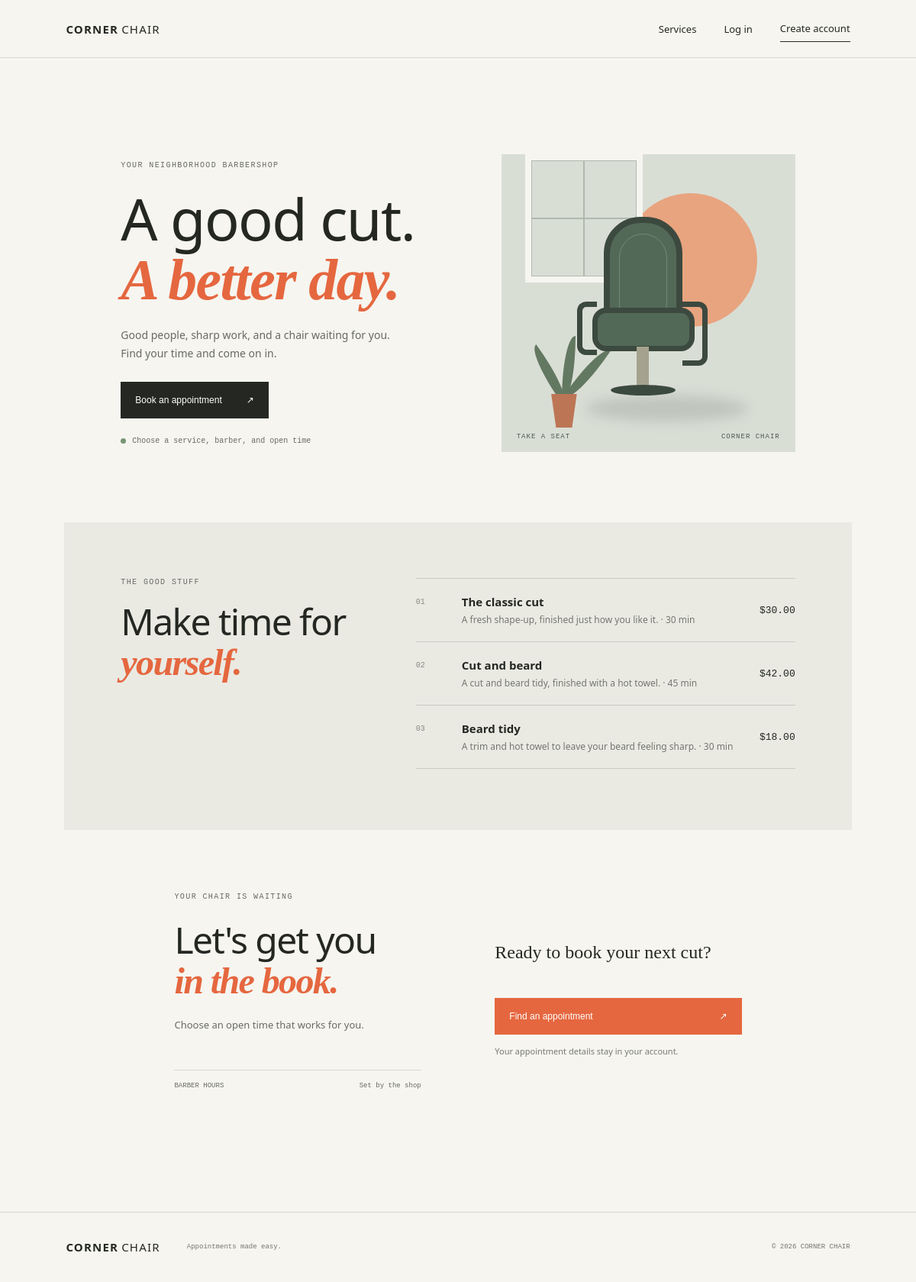
The page / on the database its author committed.
### tables this page shows
CREATE TABLE IF NOT EXISTS services (
	id BIGINT UNSIGNED NOT NULL AUTO_INCREMENT,
	name VARCHAR(120) NOT NULL,
	description VARCHAR(500) NOT NULL DEFAULT '',
	price DECIMAL(10, 2) NOT NULL,
	duration_minutes SMALLINT UNSIGNED NOT NULL,
	is_active TINYINT(1) NOT NULL DEFAULT 1,
	created_at TIMESTAMP NOT NULL DEFAULT CURRENT_TIMESTAMP,
	PRIMARY KEY (id),
	UNIQUE KEY uq_services_name (name),
	CHECK (price >= 0),
	CHECK (duration_minutes > 0)
);

### src/config.php (called while the page is built, shortened)
<?php
function db(): PDO
{
	$connection = new PDO(
		'mysql:host=' . DB_HOST . ';dbname=' . DB_NAME . ';charset=utf8mb4',
		DB_USER,
		DB_PASS,
		[
			PDO::ATTR_ERRMODE => PDO::ERRMODE_EXCEPTION,
			PDO::ATTR_DEFAULT_FETCH_MODE => PDO::FETCH_ASSOC,
			PDO::ATTR_EMULATE_PREPARES => false,
		]
	);
	return $connection;
}

### index.php (the view, shortened to what this page needs)
<?php
require_once __DIR__ . '/src/helpers.php';
$services = db()->query('SELECT name, description, price, duration_minutes FROM services WHERE is_active = 1 ORDER BY id')->fetchAll();
page_start('Your neighborhood barbershop');
?>
<section class="hero hero-home" id="home">
    <div class="hero-copy">
        <p class="eyebrow">YOUR NEIGHBORHOOD BARBERSHOP</p>
        <h1>A good cut.<br><em>A better day.</em></h1>
        <p class="hero-description">Good people, sharp work, and a chair waiting for you. Find your time and come on in.</p>
        <a class="button button-dark" href="<?= current_user() ? 'book_appointment.php' : 'register.php' ?>">Book an appointment <span aria-hidden="true">↗</span></a>
        <p class="walk-ins"><span class="status-dot"></span> Choose a service, barber, and open time</p>
    </div>
    <div class="hero-art" role="img" aria-label="Illustration of a barber chair in a neighborhood barbershop">
        <div class="sun-disc"></div><div class="window-frame"><span></span><span></span><span></span><span></span></div>
        <div class="plant"><i></i><i></i><i></i><b></b></div><div class="chair-shadow"></div>
        <div class="barber-chair"><div class="chair-back"></div><div class="chair-seat"></div><div class="chair-arm"></div><div class="chair-post"></div><div class="chair-base"></div></div>
        <div class="art-caption">TAKE A SEAT <span>CORNER CHAIR</span></div>
    </div>
</section>
<section class="details" id="services">
    <div class="section-heading"><p class="eyebrow">THE GOOD STUFF</p><h2>Make time for<br><em>yourself.</em></h2></div>
    <div class="service-list">
        <?php if ($services === []): ?>
            <p class="empty-state">Services are being updated. Please check back soon.</p>
        <?php else: ?>
            <?php foreach ($services as $index => $service): ?>
                <article class="service-row">
                    <span class="service-number"><?= h(str_pad((string) ($index + 1), 2, '0', STR_PAD_LEFT)) ?></span>
                    <div><h3><?= h($service['name']) ?></h3><p><?= h($service['description']) ?> · <?= (int) $service['duration_minutes'] ?> min</p></div>
                    <strong>$<?= h(number_format((float) $service['price'], 2)) ?></strong>
                </article>
            <?php endforeach; ?>
        <?php endif; ?>
    </div>
</section>
<section class="booking" id="about">
    <div class="booking-intro"><p class="eyebrow">YOUR CHAIR IS WAITING</p><h2>Let's get you<br><em>in the book.</em></h2><p>Choose an open time that works for you.</p><div class="shop-hours"><span>BARBER HOURS</span><span>Set by the shop</span></div></div>
    <div class="booking-form intro-actions"><p>Ready to book your next cut?</p><a class="button button-orange" href="<?= current_user() ? 'book_appointment.php' : 'register.php' ?>">Find an appointment <span aria-hidden="true">↗</span></a><p class="form-note">Your appointment details stay in your account.</p></div>
</section>
<?php page_end(); ?>

### src/helpers.php (shortened to what this page needs)
<?php
require_once __DIR__ . '/config.php';
function h(mixed $value): string
{
    return htmlspecialchars((string) $value, ENT_QUOTES | ENT_SUBSTITUTE, 'UTF-8');
}
function current_user(): ?array
{
    static $checked = false;
    static $user = null;
    if ($checked) {
        return $user;
    }
    $checked = true;
    $sessionUser = $_SESSION['user'] ?? null;
    if (!is_array($sessionUser) || !isset($sessionUser['id'])) {
        return null;
    }
    $query = db()->prepare('SELECT id, name, email, role FROM users WHERE id = ? AND is_active = 1 LIMIT 1');
    $query->execute([(int) $sessionUser['id']]);
    $user = $query->fetch() ?: null;
    return $user;
}
function page_start(string $title): void
{
    $user = current_user();
    ?>
    <!doctype html>
    <html lang="en">
    <head>
        <link rel="stylesheet" href="public/styles.css">
    </head>
    <body>
    <header class="site-header">
        <a class="brand" href="index.php">CORNER<span>CHAIR</span></a>
        <nav aria-label="Main navigation">
            <a href="index.php#services">Services</a>
            <?php if ($user === null): ?>
                <a href="login.php">Log in</a>
                <a class="nav-book" href="register.php">Create account</a>
            <?php endif; ?>
        </nav>
    </header>
    <main class="page-main">
    <?php
}
function page_end(): void
{
    ?>
    </main>
    <footer><a class="brand" href="index.php">CORNER<span>CHAIR</span></a><p>Appointments made easy.</p><span>© <?= date('Y') ?> CORNER CHAIR</span></footer>
    </body>
    </html>
    <?php
}

### rows shown on the page
services: index "01", name "The classic cut", description "A fresh shape-up, finished just how you like it.", duration_minutes "30", price "30.00"
services: index "02", name "Cut and beard", description "A cut and beard tidy, finished with a hot towel.", duration_minutes "45", price "42.00"
services: index "03", name "Beard tidy", description "A trim and hot towel to leave your beard feeling sharp.", duration_minutes "30", price "18.00"
